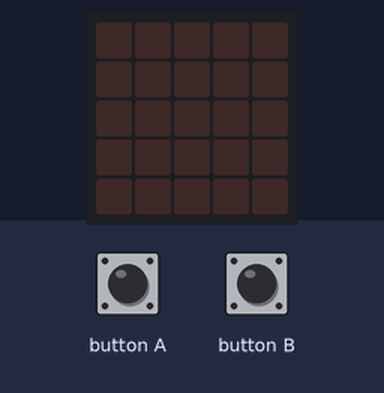
The program below on a simulated BBC micro:bit running MicroPython. Shown: the board's 5×5 LED display. Inputs (shaded band) come from the test bench.

Above: at 1.2 s.
1.3 s: button A pressed for 0.15 s
At 1.6 s:
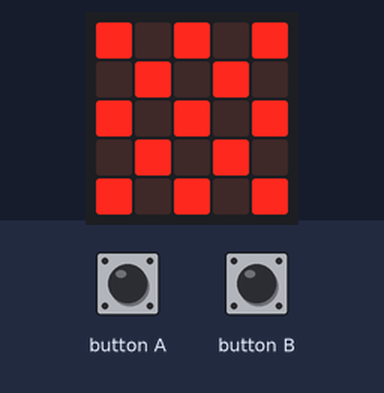
3.8 s: button A pressed for 3.2 s
At 4.7 s:
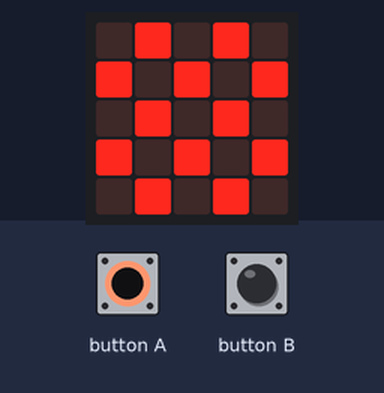
Timing chart, 0 to 6.8 s (numbered marks = the images above; inputs shaded):
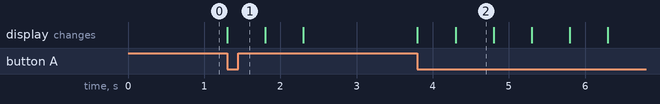

The program:

led_flasher.py
```python
from microbit import *

while True:
    if button_a.is_pressed():
        display.show(Image('90909:09090:90909:09090:90909'))
        sleep(500)
        display.show(Image('09090:90909:09090:90909:09090'))
        sleep(500)
    elif button_b.is_pressed():
        #do something here
        pass
    else:
        display.clear()
```

Measured:
- after the input at 1.3 s, the display: changes at once (image 1)
- after the input at 3.8 s, the display: first changes at once (image 2 shows a later state)
- what the display in image 2 shows lasts 0.5 s, from 4.3 s to 4.8 s
